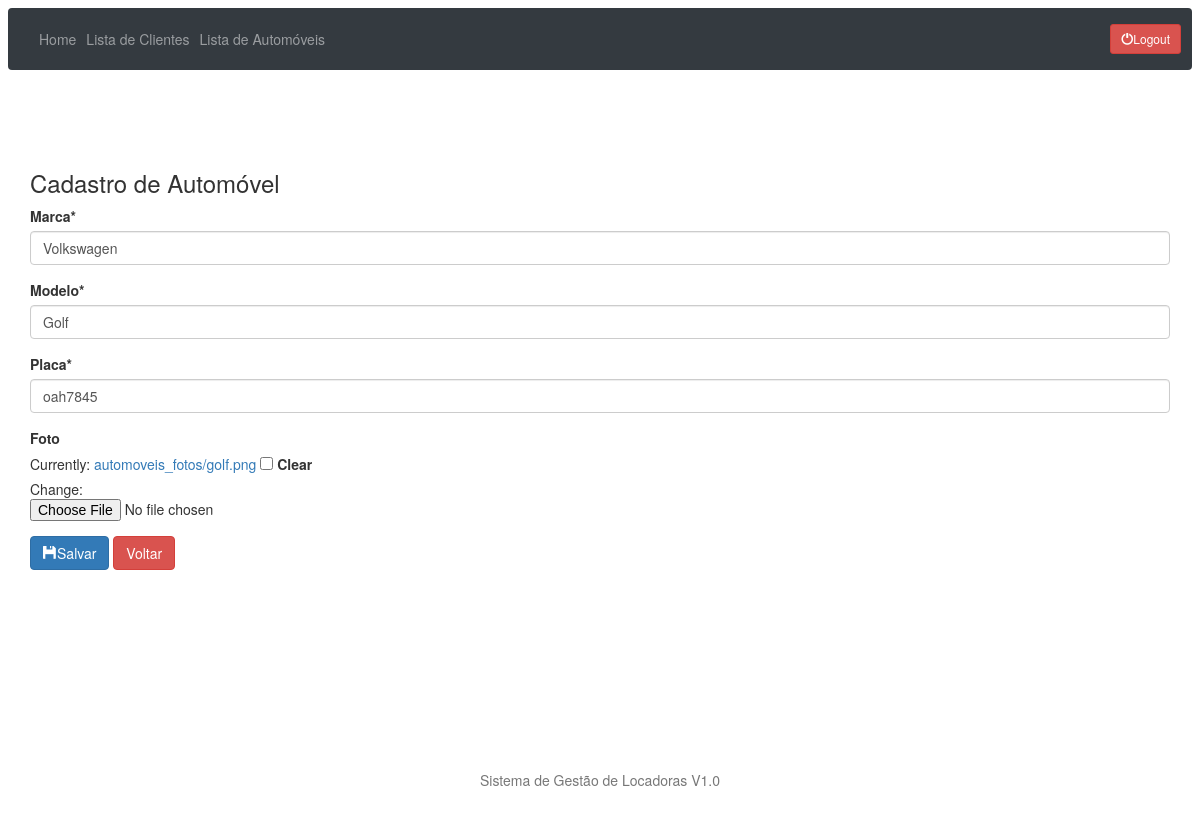
The app's page /automoveis/update/1/ (signed in), older data.
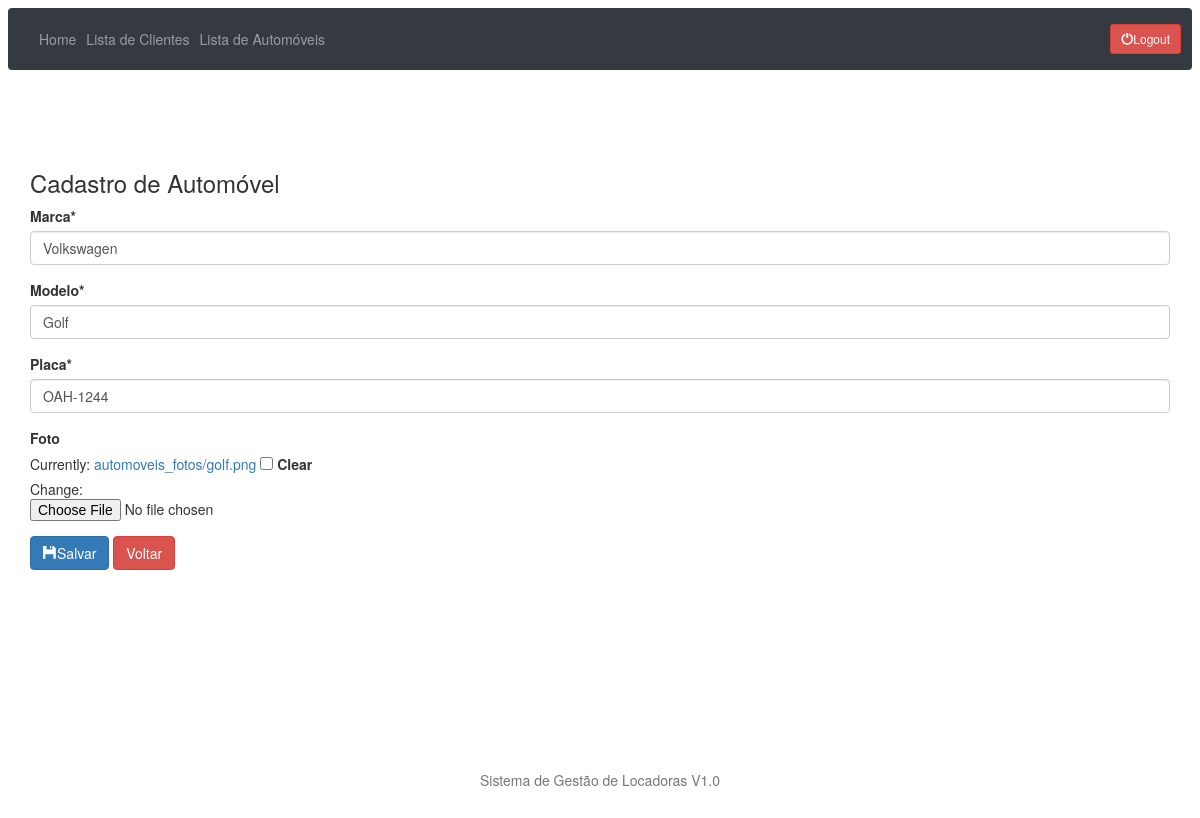
The same page, newer data.
### automoveis/models.py (models this page shows, shortened)
class Automovel(models.Model):
    marca = models.CharField(max_length=30)
    modelo = models.CharField(max_length=30)
    placa = models.CharField(max_length=30)
    foto = models.ImageField(upload_to='automoveis_fotos', null=True, blank=True)

### automoveis/views.py (the view)
# urls.py: path('update/<int:id>/', automoveis_update, name='automovel_update'),
@login_required()
def automoveis_update(request, id):
    automovel = get_object_or_404(Automovel, pk=id)
    form = AutomovelForm(request.POST or None, request.FILES or None, instance=automovel)
    if form.is_valid():
        form.save()
        return redirect('automovel_list')
    return render(request, 'automovel_form.html', {'form': form})

### automoveis/forms.py
class AutomovelForm(ModelForm):
    class Meta:
        model = Automovel
        fields = ['marca', 'modelo', 'placa', 'foto']

### automoveis/templates/automovel_form.html (shortened to what this page needs)
{% extends 'base.html' %}
{% load crispy_forms_tags %}
{% block main %}
    <h3> Cadastro de Automóvel </h3>
    <form method="POST" enctype="multipart/form-data">
        {{ form|crispy }}
        <button type="submit" class="btn btn-primary"><span
            class="glyphicon glyphicon-floppy-disk"></span>Salvar</button>
        <a class="btn btn-danger" href="{% url 'automovel_list' %}">Voltar</a>
    </form>
{% endblock %}

Row changes from the older to the newer data that the page shows:
changed Automovel "Volkswagen": placa "oah7845" → "OAH-1244"
